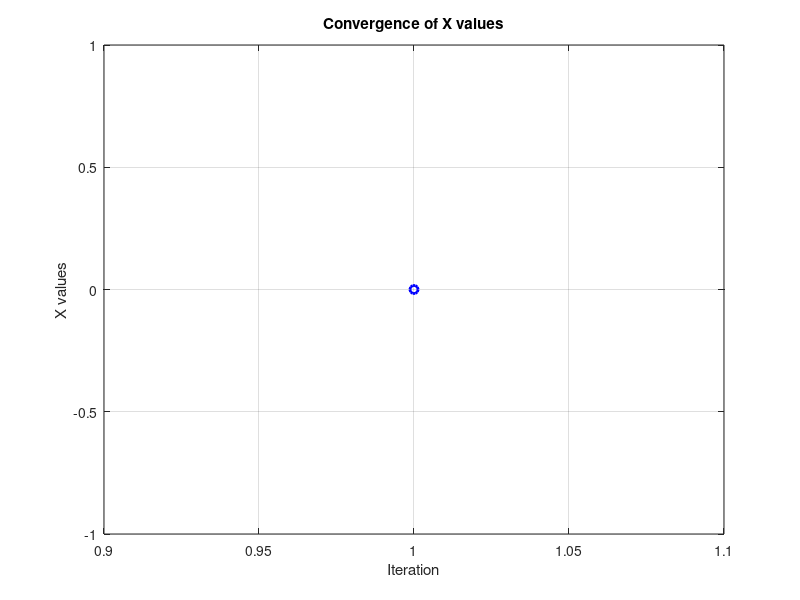
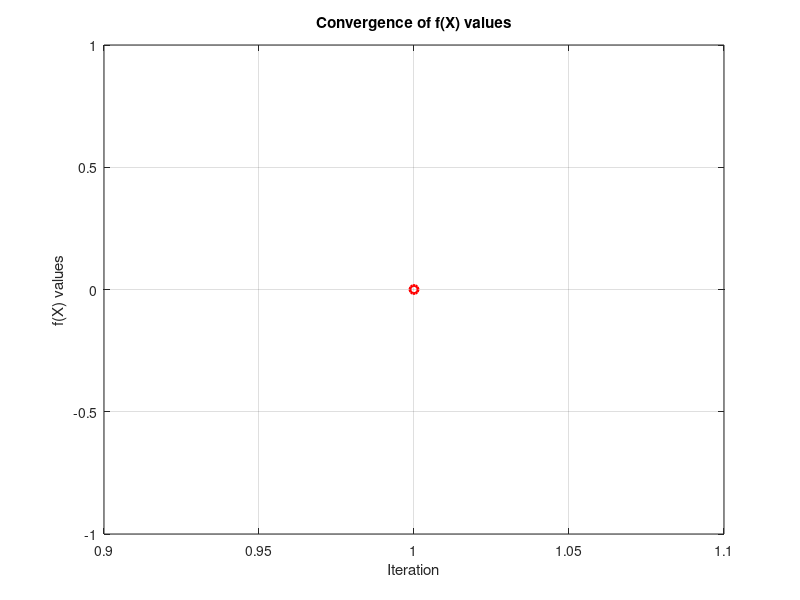
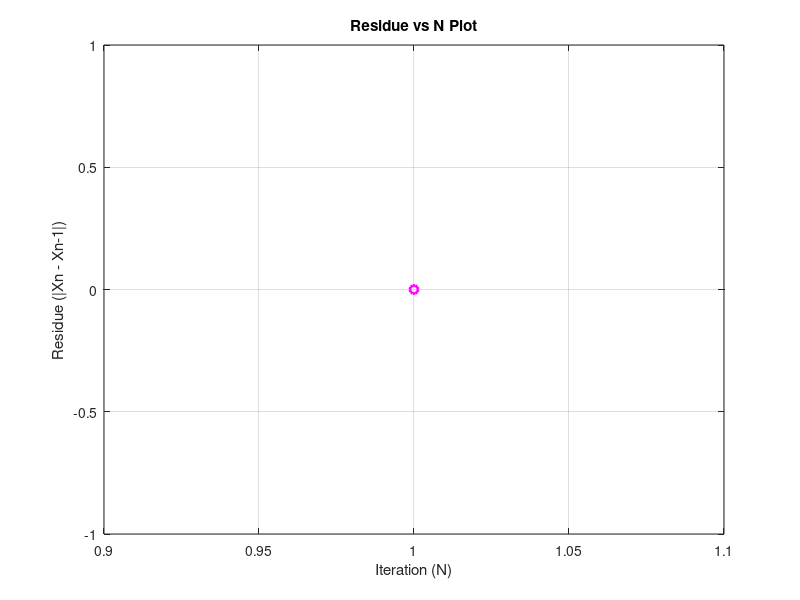
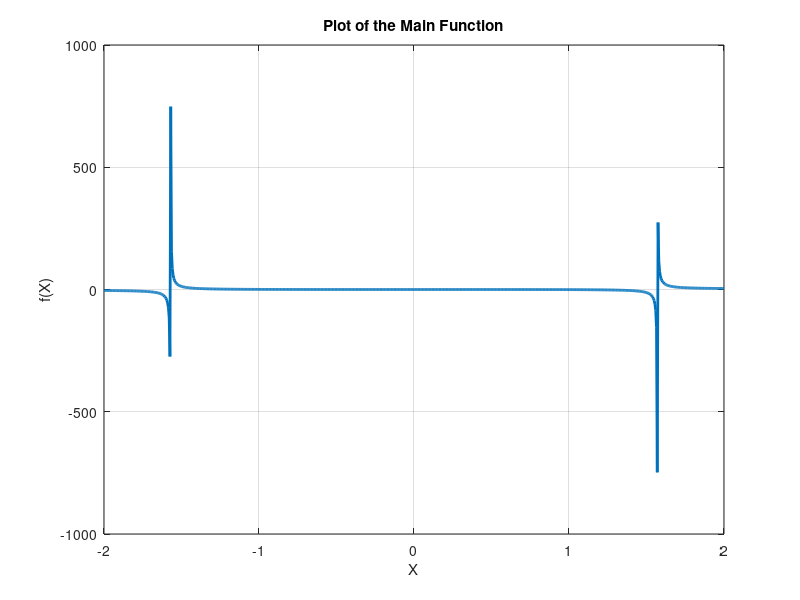

MATLAB code to generate these figures, in order:
a=0;
b=4;
epsilon = 1e-5;
Nmax=10000;
fq2b = @(x) x-tan(x);
solution = fzero(fq2b,0);
fa=fq2b(a);
fb = fq2b(b);

fprintf("Below Values are up to 8 decimal places\n");
fprintf("Iteration\tX\t\tf(x)\t\tActual Solution\t\tAbsolute Error\t\tResidue\n");

x_values = zeros(1, Nmax);
fx_values = zeros(1, Nmax);
absolute_errors = zeros(1, Nmax);


for d = 1:Nmax
    if fa*fb<0
        c =(a+b)/2;
        fc= fq2b(c);
        x_values(d)=c;
        fx_values(d)=fc;

        if(d==1)
            absolute_errors(d)=abs(c);
        else
            absolute_errors(d)=abs(c-x_values(d-1));
        end


        if(abs(fc)<= epsilon)
            fprintf("%d\t\t%.8f\t%.8f\t%.8f\t%.8f\t\t%.8f\n", d, c, fc, solution, abs(c -solution),absolute_errors(d));
            fprintf('Approximate Solution comes out to be %.8f\n',c);
            
            break;
        end
        if fc*fa < 0
            fprintf("%d\t\t%.8f\t%.8f\t%.8f\t%.8f\t\t%.8f\n", d, c, fc, solution, abs(c -solution),absolute_errors(d));
            b=c;
        else
            fprintf("%d\t\t%.8f\t%.8f\t%.8f\t%.8f\t\t%.8f\n", d, c, fc, solution, abs(c -solution),absolute_errors(d));
            a=c;
        end

    else
        if fa*fb>0
            disp('From the initial values a and b given we cannot find the root using bisection method');
            break;
        elseif fa==0
            fprintf('Exact Solution comes out to be %.6f\n',a);
            
            break;
        else
            fprintf('Exact Solution comes out to be %.6f\n',b);
            break;
         
        end
               
                
    end


end




% Figure 1 Plotting the convergence of X values
figure;
plot(1:d, x_values(1:d), '-o', 'Color', 'b', 'LineWidth', 2);
title('Convergence of X values');
xlabel('Iteration');
ylabel('X values');
grid on;

% Figure 2 Plotting the convergence of f(X) values
figure;
plot(1:d, fx_values(1:d), '-o', 'Color', 'r', 'LineWidth', 2);
title('Convergence of f(X) values');
xlabel('Iteration');
ylabel('f(X) values');
grid on;

% Figure 3 Plotting the absolute error plot
figure;
plot(1:d, absolute_errors(1:d), '-o', 'Color', 'm', 'LineWidth', 2);
title('Residue vs N Plot');
xlabel('Iteration (N)');
ylabel('Residue (|Xn - Xn-1|)');
grid on;

% Figure 4 Plot of the main function
figure;
x = linspace(-2, 2, 800);
plot(x,x-tan(x),'LineWidth', 2);
title('Plot of the Main Function');
xlabel('X');
ylabel('f(X)');
grid on;
